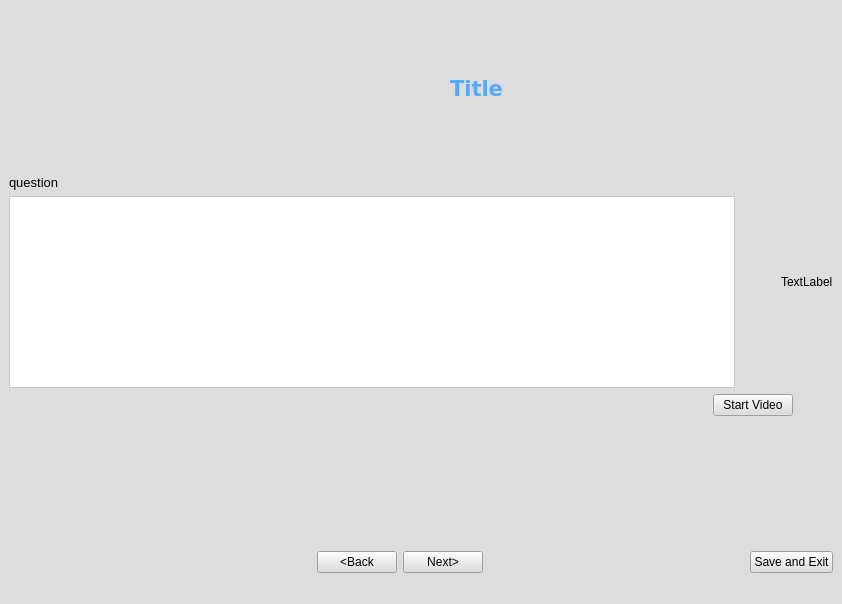
<?xml version="1.0" encoding="UTF-8"?>
<ui version="4.0">
 <class>MainWindow</class>
 <widget class="QMainWindow" name="MainWindow">
  <property name="geometry">
   <rect>
    <x>0</x>
    <y>0</y>
    <width>842</width>
    <height>604</height>
   </rect>
  </property>
  <property name="windowTitle">
   <string>MainWindow</string>
  </property>
  <property name="styleSheet">
   <string notr="true">background-color: rgb(221, 221, 221);</string>
  </property>
  <widget class="QWidget" name="centralwidget">
   <layout class="QHBoxLayout" name="horizontalLayout_4">
    <item>
     <layout class="QVBoxLayout" name="verticalLayout">
      <item>
       <layout class="QHBoxLayout" name="horizontalLayout">
        <item>
         <widget class="QLabel" name="light">
          <property name="minimumSize">
           <size>
            <width>160</width>
            <height>160</height>
           </size>
          </property>
          <property name="styleSheet">
           <string notr="true">background-image: url(:/lampejaune/160Light_bulb_(yellow)_icon.svg.png);</string>
          </property>
          <property name="text">
           <string>&lt;html&gt;&lt;head/&gt;&lt;body&gt;&lt;p&gt;&lt;img src=&quot;./img/permanent/light.png&quot;/&gt;&lt;/p&gt;&lt;/body&gt;&lt;/html&gt;</string>
          </property>
          <property name="pixmap">
           <pixmap>:/lampejaune/160Light_bulb_(yellow)_icon.svg.png</pixmap>
          </property>
          <property name="scaledContents">
           <bool>true</bool>
          </property>
         </widget>
        </item>
        <item>
         <spacer name="horizontalSpacer_4">
          <property name="orientation">
           <enum>Qt::Horizontal</enum>
          </property>
          <property name="sizeHint" stdset="0">
           <size>
            <width>40</width>
            <height>20</height>
           </size>
          </property>
         </spacer>
        </item>
        <item>
         <widget class="QLabel" name="title">
          <property name="font">
           <font>
            <family>Verdana</family>
            <pointsize>16</pointsize>
            <weight>9</weight>
            <italic>false</italic>
            <bold>false</bold>
           </font>
          </property>
          <property name="styleSheet">
           <string notr="true">font: 75 16pt &quot;Verdana&quot;;</string>
          </property>
          <property name="text">
           <string>&lt;html&gt;&lt;head/&gt;&lt;body&gt;&lt;p align=&quot;center&quot;&gt;&lt;span style=&quot; font-size:16pt; font-weight:600; color:#55aaff;&quot;&gt;Title&lt;/span&gt;&lt;/p&gt;&lt;/body&gt;&lt;/html&gt;</string>
          </property>
         </widget>
        </item>
        <item>
         <spacer name="horizontalSpacer">
          <property name="orientation">
           <enum>Qt::Horizontal</enum>
          </property>
          <property name="sizeHint" stdset="0">
           <size>
            <width>40</width>
            <height>20</height>
           </size>
          </property>
         </spacer>
        </item>
        <item>
         <widget class="QLabel" name="logo_icam">
          <property name="minimumSize">
           <size>
            <width>50</width>
            <height>50</height>
           </size>
          </property>
          <property name="text">
           <string>&lt;html&gt;&lt;head/&gt;&lt;body&gt;&lt;p&gt;&lt;img src=&quot;./img/permanent/logo-icam.png&quot;/&gt;&lt;/p&gt;&lt;/body&gt;&lt;/html&gt;</string>
          </property>
         </widget>
        </item>
       </layout>
      </item>
      <item>
       <layout class="QHBoxLayout" name="horizontalLayout_2">
        <item>
         <layout class="QVBoxLayout" name="verticalLayout_2">
          <item>
           <widget class="QLabel" name="question">
            <property name="text">
             <string>&lt;html&gt;&lt;head/&gt;&lt;body&gt;&lt;p&gt;&lt;span style=&quot; font-family:'Calibri','sans-serif'; font-size:10pt; color:#000000; background-color:transparent;&quot;&gt;question&lt;/span&gt;&lt;/p&gt;&lt;/body&gt;&lt;/html&gt;</string>
            </property>
           </widget>
          </item>
          <item>
           <widget class="QTextEdit" name="textEdit_2">
            <property name="styleSheet">
             <string notr="true">background-color: rgb(255, 255, 255);
gridline-color: qconicalgradient(cx:0.5, cy:0.5, angle:0, stop:0 rgba(255, 255, 255, 255), stop:0.373979 rgba(255, 255, 255, 255), stop:0.373991 rgba(33, 30, 255, 255), stop:0.624018 rgba(33, 30, 255, 255), stop:0.624043 rgba(255, 0, 0, 255), stop:1 rgba(255, 0, 0, 255));</string>
            </property>
           </widget>
          </item>
         </layout>
        </item>
        <item>
         <spacer name="horizontalSpacer_6">
          <property name="orientation">
           <enum>Qt::Horizontal</enum>
          </property>
          <property name="sizeType">
           <enum>QSizePolicy::Minimum</enum>
          </property>
          <property name="sizeHint" stdset="0">
           <size>
            <width>40</width>
            <height>20</height>
           </size>
          </property>
         </spacer>
        </item>
        <item>
         <widget class="QLabel" name="image">
          <property name="text">
           <string>TextLabel</string>
          </property>
         </widget>
        </item>
       </layout>
      </item>
      <item>
       <layout class="QHBoxLayout" name="horizontalLayout_5">
        <item>
         <spacer name="horizontalSpacer_5">
          <property name="orientation">
           <enum>Qt::Horizontal</enum>
          </property>
          <property name="sizeHint" stdset="0">
           <size>
            <width>40</width>
            <height>20</height>
           </size>
          </property>
         </spacer>
        </item>
        <item>
         <widget class="QPushButton" name="btn_play">
          <property name="text">
           <string>Start Video</string>
          </property>
         </widget>
        </item>
        <item>
         <spacer name="horizontalSpacer_7">
          <property name="orientation">
           <enum>Qt::Horizontal</enum>
          </property>
          <property name="sizeType">
           <enum>QSizePolicy::Minimum</enum>
          </property>
          <property name="sizeHint" stdset="0">
           <size>
            <width>40</width>
            <height>20</height>
           </size>
          </property>
         </spacer>
        </item>
       </layout>
      </item>
      <item>
       <spacer name="verticalSpacer">
        <property name="orientation">
         <enum>Qt::Vertical</enum>
        </property>
        <property name="sizeHint" stdset="0">
         <size>
          <width>20</width>
          <height>40</height>
         </size>
        </property>
       </spacer>
      </item>
      <item>
       <layout class="QHBoxLayout" name="horizontalLayout_3">
        <item>
         <widget class="QPushButton" name="pushButton_4">
          <property name="enabled">
           <bool>false</bool>
          </property>
          <property name="text">
           <string/>
          </property>
          <property name="autoDefault">
           <bool>false</bool>
          </property>
          <property name="default">
           <bool>false</bool>
          </property>
          <property name="flat">
           <bool>true</bool>
          </property>
         </widget>
        </item>
        <item>
         <spacer name="horizontalSpacer_2">
          <property name="orientation">
           <enum>Qt::Horizontal</enum>
          </property>
          <property name="sizeHint" stdset="0">
           <size>
            <width>40</width>
            <height>20</height>
           </size>
          </property>
         </spacer>
        </item>
        <item>
         <widget class="QPushButton" name="btn_previous">
          <property name="enabled">
           <bool>true</bool>
          </property>
          <property name="text">
           <string>&lt;Back</string>
          </property>
         </widget>
        </item>
        <item>
         <widget class="QPushButton" name="btn_next">
          <property name="text">
           <string>Next&gt;</string>
          </property>
         </widget>
        </item>
        <item>
         <spacer name="horizontalSpacer_3">
          <property name="orientation">
           <enum>Qt::Horizontal</enum>
          </property>
          <property name="sizeHint" stdset="0">
           <size>
            <width>40</width>
            <height>20</height>
           </size>
          </property>
         </spacer>
        </item>
        <item>
         <widget class="QPushButton" name="btn_pdf">
          <property name="text">
           <string>Save and Exit</string>
          </property>
         </widget>
        </item>
       </layout>
      </item>
     </layout>
    </item>
   </layout>
  </widget>
  <widget class="QMenuBar" name="menubar">
   <property name="geometry">
    <rect>
     <x>0</x>
     <y>0</y>
     <width>842</width>
     <height>22</height>
    </rect>
   </property>
  </widget>
  <widget class="QStatusBar" name="statusbar"/>
 </widget>
 <resources>
  <include location="../img/source.qrc"/>
  <include location="../img/permanent/permanent.qrc"/>
 </resources>
 <connections/>
</ui>
